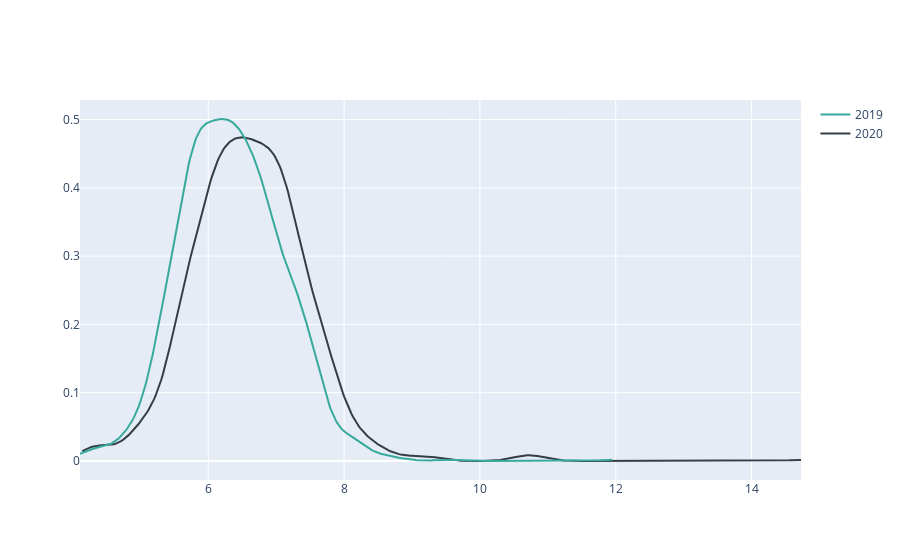

This figure's notebook cell:
### Code cell


### Figure 1 — Plotly figure (JSON) as saved in the notebook; plotly's stock layout.template omitted (floating-point values rounded to 4 significant figures; data arrays with more than 128 entries replaced by an {"elided": "..."} marker saying what was removed)
{"data": [{"legendgroup": "2020", "marker": {"color": "#333F44"}, "mode": "lines", "name": "2020", "showlegend": true, "type": "scatter", "x": {"elided": "500 float values"}, "xaxis": "x", "y": {"elided": "500 float values"}, "yaxis": "y"}, {"legendgroup": "2019", "marker": {"color": "#37AA9C"}, "mode": "lines", "name": "2019", "showlegend": true, "type": "scatter", "x": {"elided": "500 float values"}, "xaxis": "x", "y": {"elided": "500 float values"}, "yaxis": "y"}], "layout": {"barmode": "overlay", "hovermode": "closest", "legend": {"traceorder": "reversed"}, "xaxis": {"anchor": "y2", "domain": [0, 1], "zeroline": false}, "yaxis": {"anchor": "free", "domain": [0, 1], "position": 0}}}
